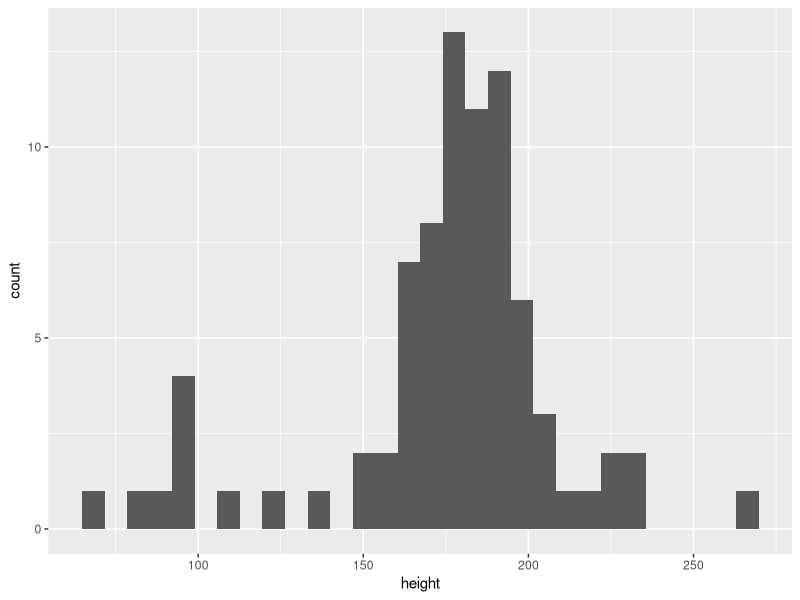
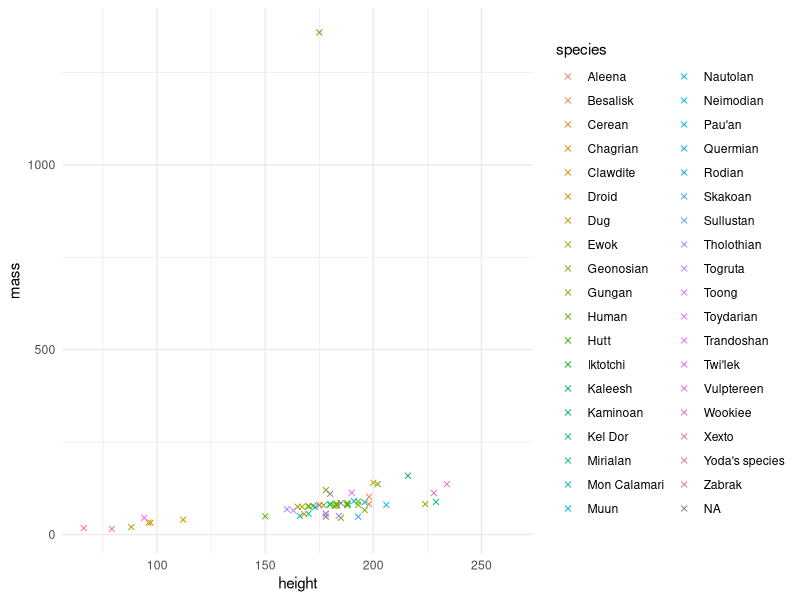

The R source for these figures, in order:
## ---- chunk 1
library(tidyverse)
## ---- chunk 2
head(starwars)
## ---- chunk 3
dim(starwars)
## ---- chunk 4
ggplot(data = starwars, aes(x = height))+
  geom_histogram()
## ---- chunk 5
ggplot(data = starwars, aes(x=height,y=mass, color = species))+
  geom_point(shape = 4)+
  theme_minimal()
